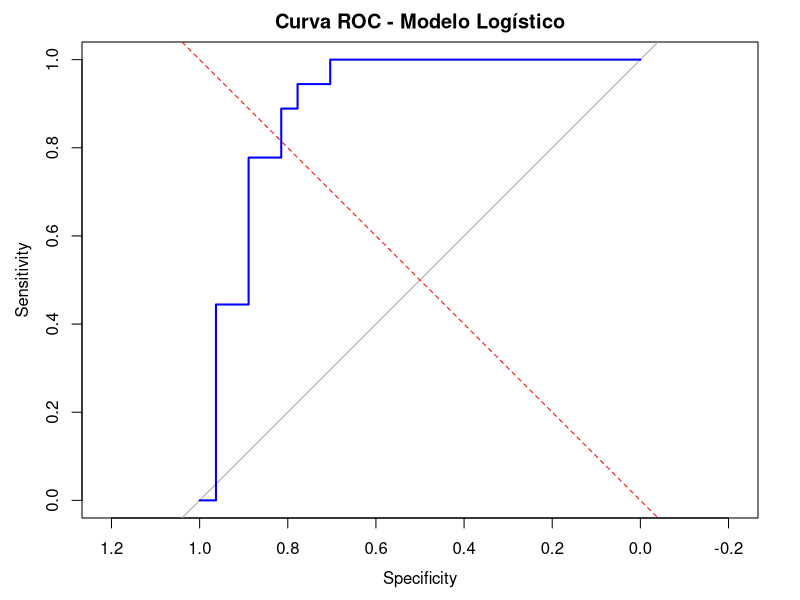

This chart was generated by the following R code: (Note: this script raises an error after producing the figure.)
## ---- chunk 1
knitr::opts_chunk$set(echo = TRUE)
## ---- chunk 2
# Cargar librerías necesarias
library(caret)
library(dplyr)

# Paso 1: Preparar los datos de ejemplo
datos <- iris

# Convertir la variable Species en un problema binario (¿Es versicolor o no?)
# Creamos una nueva columna llamada 'es_versicolor' que toma valor 1 si es 'versicolor' y 0 en caso contrario.
datos <- datos %>%
  mutate(es_versicolor = ifelse(Species == "versicolor", 1, 0))

# Paso 2: Dividir los datos en conjunto de entrenamiento y prueba
set.seed(123)  # Fijar semilla para reproducibilidad
datos_entrenamiento <- sample(1:nrow(datos), 0.7 * nrow(datos))
train.data <- datos[datos_entrenamiento, ]  # Conjunto de entrenamiento
test.data <- datos[-datos_entrenamiento, ]  # Conjunto de prueba

# Paso 3: Entrenar un modelo de regresión logística
# Usamos glm con familia 'binomial' para ajustarnos al problema binario
modelo <- glm(es_versicolor ~ Sepal.Length + Sepal.Width + Petal.Length + Petal.Width,
              data = train.data, family = "binomial")

# Paso 4: Predecir las probabilidades en el conjunto de prueba
# Obtenemos probabilidades de que cada instancia sea 'versicolor'
probabilidades <- predict(modelo, newdata = test.data, type = "response")

# Paso 5: Convertir probabilidades en predicciones binarias
# Usamos un umbral de 0.5 para decidir si es 'versicolor' (1) o no (0)
predicciones <- ifelse(probabilidades > 0.5, 1, 0)

# Paso 6: Evaluar el modelo con una matriz de confusión
# Comparar las predicciones con las etiquetas reales del conjunto de prueba
matriz_confusion <- confusionMatrix(factor(predicciones, levels = c(0, 1)),
                                    factor(test.data$es_versicolor, levels = c(0, 1)))

# Imprimir la matriz de confusión
print(matriz_confusion)

## ---- chunk 3
# Cargar librerías necesarias
library(pROC)

# Paso 7: Calcular la curva ROC
# Utilizamos la función `roc` del paquete pROC para calcular la curva ROC
roc_obj <- roc(test.data$es_versicolor, probabilidades)

# Paso 8: Imprimir métricas clave de la curva ROC
print(roc_obj)  # Incluye el AUC (Área Bajo la Curva)

# Paso 9: Graficar la curva ROC
plot(roc_obj, col = "blue", lwd = 2, main = "Curva ROC - Modelo Logístico")
abline(a = 0, b = 1, col = "red", lty = 2)  # Línea diagonal para referencia
## ---- chunk 4
vif(modelo)
